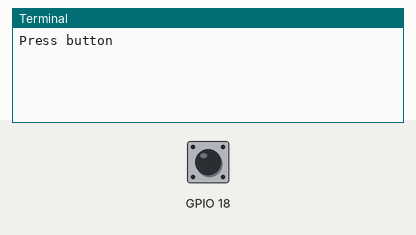
The program below on a simulated Raspberry Pi (BCM pin numbers). On the bench: the last lines printed to the terminal. The inputs (shaded band) are chosen by the test bench; at power-on: GPIO 18 HIGH.

Above: at 1.2 s.
1.3 s: GPIO 18 pulled LOW for 0.15 s
At 2.5 s:
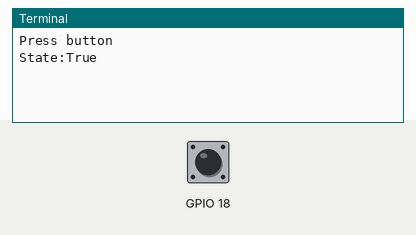
2.9 s: GPIO 18 pulled LOW for 1 s
At 4.1 s:
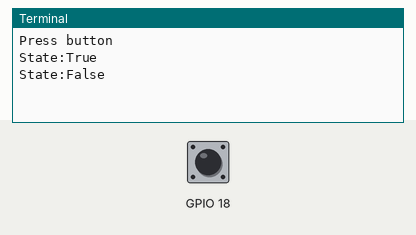

Measured:
- after the input at 1.3 s, the terminal: prints a new line at once (image 1)
- after the input at 2.9 s, the terminal: prints a new line at once (image 2)

The program:

toggletest.py
```python
#!/usr/bin/python3
'''toggletest.py'''
from time import sleep
from gpiozero import Button

#HARDWARE SETUP
# 2[==X==1=======]26[=======]40
# 1[=============]25[=======]39
#Button Config
myBtn = Button("BOARD12")
print("Press button")

state = False
btnClosed = False
while True:
    if myBtn.is_pressed and not btnClosed:
        btnClosed = True
        state = not state
        print(f"State:{state}")
    elif not myBtn.is_pressed and btnClosed:
        btnClosed = False
    sleep(0.1)

#End
```
